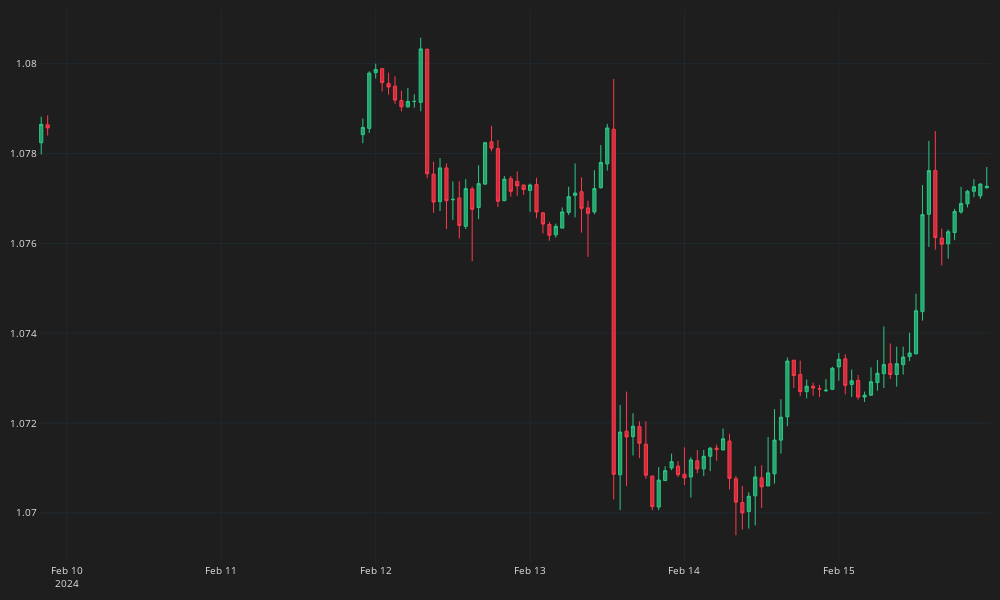

This figure's notebook cell:
### Code cell
fig = go.Figure()
fig.add_trace(go.Candlestick(
    x=df_plot.time, open=df_plot.mid_o, high=df_plot.mid_h, low=df_plot.mid_l, close=df_plot.mid_c,
    line=dict(width=1), opacity=1,
    increasing_fillcolor='#24A06B',
    decreasing_fillcolor="#CC2E3C",
    increasing_line_color='#2EC886',  
    decreasing_line_color='#FF3A4C'
))
fig.update_layout(width=1000,height=600,
    margin=dict(l=10,r=10,b=10,t=10),
    font=dict(size=10,color="#e1e1e1"),
    paper_bgcolor="#1e1e1e",
    plot_bgcolor="#1e1e1e")
fig.update_xaxes(
    gridcolor="#1f292f",
    showgrid=True,fixedrange=True,rangeslider=dict(visible=False)
)
fig.update_yaxes(
    gridcolor="#1f292f",
    showgrid=True
)
fig.show()
#fig.write_image("chart.png")
